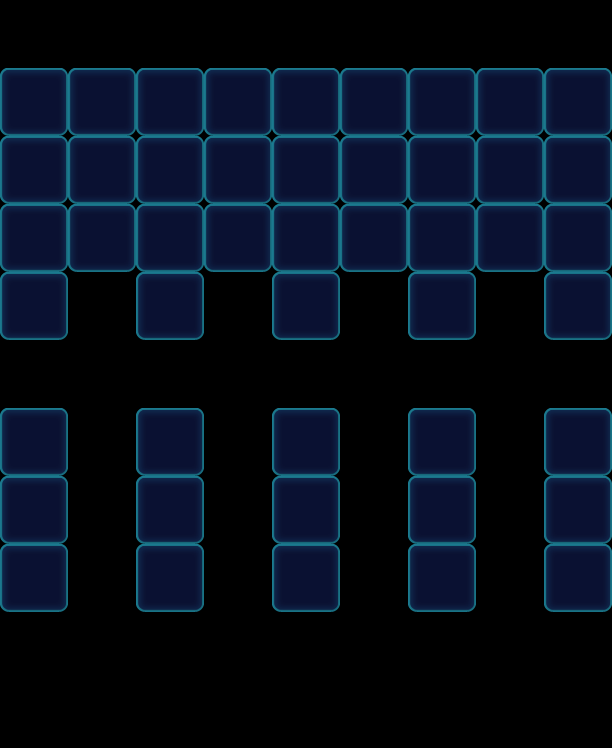

Below is a game level as drawn by its tile map, then a one-line description and the .tmx that defines it (tile-layer data replaced by summaries):
An orthogonal 9x11 tile map with 68x68 px tiles, 1 tile layer (Valid), 2 tilesets and 61 objects (37x Monster, 10x Lock, 9x Factory_Normal, 5x Stone).

<map version="1.0" orientation="orthogonal" width="9" height="11" tilewidth="68" tileheight="68">
 <properties>
  <property name="Connect" value="04,06,1|24,26,1|44,46,1|64,66,1|84,86,1" />
 </properties>
 <tileset firstgid="1" name="game_grid1" tilewidth="68" tileheight="68">
  <image source="game_grid1.png" width="68" height="68" />
 </tileset>
 <tileset firstgid="2" name="map" tilewidth="68" tileheight="68">
  <image source="map.png" width="1024" height="1024" />
 </tileset>
 <layer name="Valid" width="9" height="11">
  <data>[99 cells, 47 non-empty, 1 distinct tile ids]</data>
 </layer>
 <objectgroup name="BottomObj" width="9" height="11" />
 <objectgroup name="MiddleObj" width="9" height="11">
  <object name="57" type="Monster" gid="2" x="272" y="544">
   <properties>
    <property name="Color" value="Blue" />
   </properties>
  </object>
  <object name="46" type="Monster" gid="2" x="0" y="272">
   <properties>
    <property name="Color" value="Blue" />
   </properties>
  </object>
  <object name="35" type="Monster" gid="3" x="272" y="272">
   <properties>
    <property name="Color" value="Green" />
   </properties>
  </object>
  <object name="67" type="Monster" gid="17" x="544" y="612">
   <properties>
    <property name="Color" value="Purple" />
   </properties>
  </object>
  <object name="94" type="Monster" gid="19" x="136" y="544">
   <properties>
    <property name="Color" value="Yellow" />
   </properties>
  </object>
  <object name="43" type="Monster" gid="19" x="272" y="136">
   <properties>
    <property name="Color" value="Yellow" />
   </properties>
  </object>
  <object name="64" type="Monster" gid="19" x="136" y="136">
   <properties>
    <property name="Color" value="Yellow" />
   </properties>
  </object>
  <object name="62" type="Monster" gid="3" x="68" y="136">
   <properties>
    <property name="Color" value="Green" />
   </properties>
  </object>
  <object name="46" type="Monster" gid="2" x="340" y="272">
   <properties>
    <property name="Color" value="Blue" />
   </properties>
  </object>
  <object name="64" type="Monster" gid="19" x="204" y="204">
   <properties>
    <property name="Color" value="Yellow" />
   </properties>
  </object>
  <object name="65" type="Monster" gid="18" x="408" y="544">
   <properties>
    <property name="Color" value="Pink" />
   </properties>
  </object>
  <object name="65" type="Monster" gid="18" x="340" y="136">
   <properties>
    <property name="Color" value="Pink" />
   </properties>
  </object>
  <object name="64" type="Monster" gid="19" x="340" y="204">
   <properties>
    <property name="Color" value="Yellow" />
   </properties>
  </object>
  <object name="65" type="Monster" gid="18" x="136" y="272">
   <properties>
    <property name="Color" value="Pink" />
   </properties>
  </object>
  <object name="35" type="Monster" gid="3" x="0" y="544">
   <properties>
    <property name="Color" value="Green" />
   </properties>
  </object>
  <object name="56" type="Monster" gid="17" x="204" y="136">
   <properties>
    <property name="Color" value="Purple" />
   </properties>
  </object>
  <object name="62" type="Monster" gid="3" x="0" y="612">
   <properties>
    <property name="Color" value="Green" />
   </properties>
  </object>
  <object name="46" type="Monster" gid="2" x="408" y="272">
   <properties>
    <property name="Color" value="Blue" />
   </properties>
  </object>
  <object name="64" type="Monster" gid="19" x="544" y="272">
   <properties>
    <property name="Color" value="Yellow" />
   </properties>
  </object>
  <object name="65" type="Monster" gid="18" x="476" y="272">
   <properties>
    <property name="Color" value="Pink" />
   </properties>
  </object>
  <object name="65" type="Monster" gid="18" x="408" y="136">
   <properties>
    <property name="Color" value="Pink" />
   </properties>
  </object>
  <object name="65" type="Monster" gid="18" x="544" y="204">
   <properties>
    <property name="Color" value="Pink" />
   </properties>
  </object>
  <object name="67" type="Monster" gid="17" x="476" y="204">
   <properties>
    <property name="Color" value="Purple" />
   </properties>
  </object>
  <object name="57" type="Monster" gid="2" x="408" y="204">
   <properties>
    <property name="Color" value="Blue" />
   </properties>
  </object>
  <object name="62" type="Monster" gid="3" x="204" y="272">
   <properties>
    <property name="Color" value="Green" />
   </properties>
  </object>
  <object name="64" type="Monster" gid="19" x="136" y="204">
   <properties>
    <property name="Color" value="Yellow" />
   </properties>
  </object>
  <object name="62" type="Monster" gid="3" x="68" y="272">
   <properties>
    <property name="Color" value="Green" />
   </properties>
  </object>
  <object name="67" type="Monster" gid="17" x="68" y="204">
   <properties>
    <property name="Color" value="Purple" />
   </properties>
  </object>
  <object name="65" type="Monster" gid="18" x="272" y="204">
   <properties>
    <property name="Color" value="Pink" />
   </properties>
  </object>
  <object name="46" type="Monster" gid="2" x="272" y="612">
   <properties>
    <property name="Color" value="Blue" />
   </properties>
  </object>
  <object name="65" type="Monster" gid="18" x="0" y="204">
   <properties>
    <property name="Color" value="Pink" />
   </properties>
  </object>
  <object name="75" type="Monster" gid="17" x="544" y="544">
   <properties>
    <property name="Color" value="Purple" />
   </properties>
  </object>
  <object name="65" type="Monster" gid="18" x="408" y="612">
   <properties>
    <property name="Color" value="Pink" />
   </properties>
  </object>
  <object name="43" type="Monster" gid="19" x="0" y="136">
   <properties>
    <property name="Color" value="Yellow" />
   </properties>
  </object>
  <object name="64" type="Monster" gid="19" x="136" y="612">
   <properties>
    <property name="Color" value="Yellow" />
   </properties>
  </object>
  <object name="35" type="Monster" gid="3" x="476" y="136">
   <properties>
    <property name="Color" value="Green" />
   </properties>
  </object>
  <object name="46" type="Monster" gid="2" x="544" y="136">
   <properties>
    <property name="Color" value="Blue" />
   </properties>
  </object>
 </objectgroup>
 <objectgroup color="#000000" name="TopObj" width="9" height="11">
  <object name="10" type="Factory_Normal" x="0" y="0" width="68" height="68">
   <properties>
    <property name="FactoryColorsConfig" value="Blue,Green,Yellow,Pink,Purple" />
   </properties>
  </object>
  <object name="10" type="Factory_Normal" x="68" y="0" width="68" height="68">
   <properties>
    <property name="FactoryColorsConfig" value="Blue,Green,Yellow,Pink,Purple" />
   </properties>
  </object>
  <object name="10" type="Factory_Normal" x="136" y="0" width="68" height="68">
   <properties>
    <property name="FactoryColorsConfig" value="Blue,Green,Yellow,Pink,Purple" />
   </properties>
  </object>
  <object name="10" type="Factory_Normal" x="204" y="0" width="68" height="68">
   <properties>
    <property name="FactoryColorsConfig" value="Blue,Green,Yellow,Pink,Purple" />
   </properties>
  </object>
  <object name="10" type="Factory_Normal" x="272" y="0" width="68" height="68">
   <properties>
    <property name="FactoryColorsConfig" value="Blue,Green,Yellow,Pink,Purple" />
   </properties>
  </object>
  <object name="10" type="Factory_Normal" x="340" y="0" width="68" height="68">
   <properties>
    <property name="FactoryColorsConfig" value="Blue,Green,Yellow,Pink,Purple" />
   </properties>
  </object>
  <object name="10" type="Factory_Normal" x="408" y="0" width="68" height="68">
   <properties>
    <property name="FactoryColorsConfig" value="Blue,Green,Yellow,Pink,Purple" />
   </properties>
  </object>
  </objectgroup>
</map>
<!-- 17 of 61 objects omitted -->
